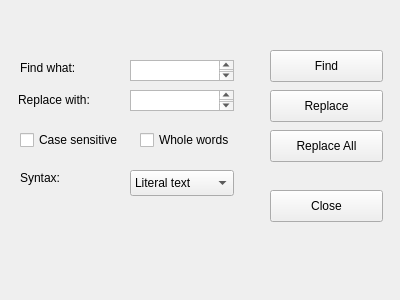
<?xml version="1.0" encoding="UTF-8"?>
<ui version="4.0">
 <class>Form</class>
 <widget class="QWidget" name="Form">
  <property name="geometry">
   <rect>
    <x>0</x>
    <y>0</y>
    <width>400</width>
    <height>300</height>
   </rect>
  </property>
  <property name="windowTitle">
   <string>Form</string>
  </property>
  <widget class="QCheckBox" name="checkBox">
   <property name="geometry">
    <rect>
     <x>20</x>
     <y>130</y>
     <width>111</width>
     <height>20</height>
    </rect>
   </property>
   <property name="text">
    <string>Case sensitive</string>
   </property>
  </widget>
  <widget class="QCheckBox" name="checkBox_2">
   <property name="geometry">
    <rect>
     <x>140</x>
     <y>130</y>
     <width>111</width>
     <height>20</height>
    </rect>
   </property>
   <property name="text">
    <string>Whole words</string>
   </property>
  </widget>
  <widget class="QTextEdit" name="textEdit">
   <property name="geometry">
    <rect>
     <x>130</x>
     <y>60</y>
     <width>104</width>
     <height>21</height>
    </rect>
   </property>
   <property name="html">
    <string>&lt;!DOCTYPE HTML PUBLIC &quot;-//W3C//DTD HTML 4.0//EN&quot; &quot;http://www.w3.org/TR/REC-html40/strict.dtd&quot;&gt;
&lt;html&gt;&lt;head&gt;&lt;meta name=&quot;qrichtext&quot; content=&quot;1&quot; /&gt;&lt;style type=&quot;text/css&quot;&gt;
p, li { white-space: pre-wrap; }
&lt;/style&gt;&lt;/head&gt;&lt;body style=&quot; font-family:'.SF NS Text'; font-size:13pt; font-weight:400; font-style:normal;&quot;&gt;
&lt;p style=&quot;-qt-paragraph-type:empty; margin-top:0px; margin-bottom:0px; margin-left:0px; margin-right:0px; -qt-block-indent:0; text-indent:0px;&quot;&gt;&lt;br /&gt;&lt;/p&gt;&lt;/body&gt;&lt;/html&gt;</string>
   </property>
  </widget>
  <widget class="QTextEdit" name="textEdit_2">
   <property name="geometry">
    <rect>
     <x>130</x>
     <y>90</y>
     <width>104</width>
     <height>21</height>
    </rect>
   </property>
  </widget>
  <widget class="QComboBox" name="comboBox">
   <property name="geometry">
    <rect>
     <x>130</x>
     <y>170</y>
     <width>104</width>
     <height>26</height>
    </rect>
   </property>
   <item>
    <property name="text">
     <string>Literal text</string>
    </property>
   </item>
  </widget>
  <widget class="QPushButton" name="pushButton">
   <property name="geometry">
    <rect>
     <x>270</x>
     <y>50</y>
     <width>113</width>
     <height>32</height>
    </rect>
   </property>
   <property name="text">
    <string>Find</string>
   </property>
  </widget>
  <widget class="QPushButton" name="pushButton_2">
   <property name="geometry">
    <rect>
     <x>270</x>
     <y>90</y>
     <width>113</width>
     <height>32</height>
    </rect>
   </property>
   <property name="text">
    <string>Replace</string>
   </property>
  </widget>
  <widget class="QPushButton" name="pushButton_3">
   <property name="geometry">
    <rect>
     <x>270</x>
     <y>130</y>
     <width>113</width>
     <height>32</height>
    </rect>
   </property>
   <property name="text">
    <string>Replace All</string>
   </property>
  </widget>
  <widget class="QPushButton" name="pushButton_4">
   <property name="geometry">
    <rect>
     <x>270</x>
     <y>190</y>
     <width>113</width>
     <height>32</height>
    </rect>
   </property>
   <property name="text">
    <string>Close</string>
   </property>
  </widget>
  <widget class="QLabel" name="label">
   <property name="geometry">
    <rect>
     <x>20</x>
     <y>170</y>
     <width>59</width>
     <height>16</height>
    </rect>
   </property>
   <property name="text">
    <string>Syntax:</string>
   </property>
  </widget>
  <widget class="QLabel" name="label_2">
   <property name="geometry">
    <rect>
     <x>20</x>
     <y>60</y>
     <width>71</width>
     <height>16</height>
    </rect>
   </property>
   <property name="text">
    <string>Find what:</string>
   </property>
  </widget>
  <widget class="QLabel" name="label_3">
   <property name="geometry">
    <rect>
     <x>18</x>
     <y>90</y>
     <width>91</width>
     <height>20</height>
    </rect>
   </property>
   <property name="text">
    <string>Replace with:</string>
   </property>
  </widget>
 </widget>
 <resources/>
 <connections/>
</ui>
